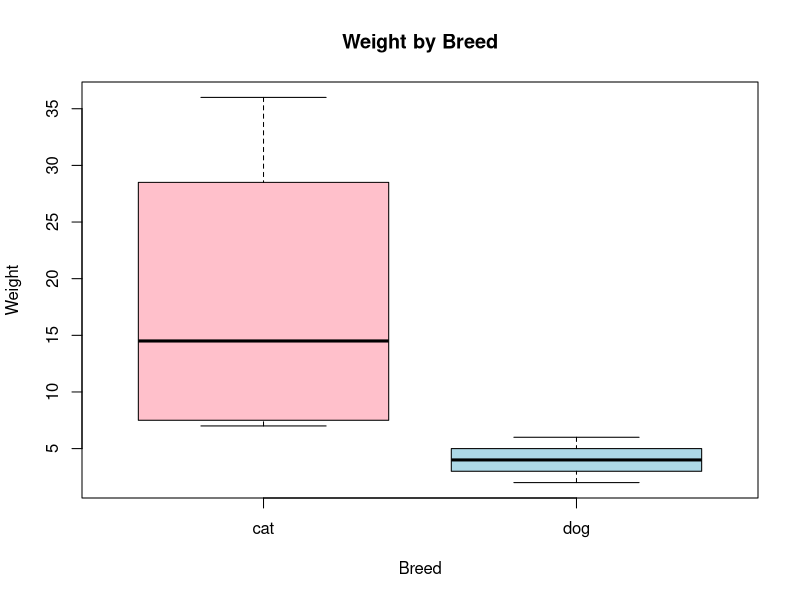

This chart was generated by the following R code: (Note: this script raises an error after producing the figure.)
# 8 #

pets <- data.frame(
  Name = c("Flipper", "Bromley", "Nox", "Orion", "Dagger", "Zizi", "Carrie"),
  Months_old = c(53, 19, 34, 41, 84, 140, 109),
  Size = c("medium", "small", "medium", "large", "small", "extra small", "large"),
  Weight = c(21, 8, 4, 6, 7, 2, 36),
  Breed = c("dog", "dog", "cat", "cat", "dog", "cat", "dog"),
  stringsAsFactors = FALSE
)
print(pets)


pets$Breed <- factor(pets$Breed, levels = c("dog", "cat"), labels = c("cat", "dog"))
print(pets)

print(pets$Breed)
print(pets[, 5])

pets$Age <- pets$Months_old / 12
print(pets$Age)

table(pets$Breed)

table(pets$Breed, pets$Size)

aggregate(Weight~Breed, data = pets, FUN = mean)

boxplot(Weight ~ Breed, data = pets,
        main = "Weight by Breed",
        col = c("pink", "lightblue"))

install.packages("ggplot2")
library(ggplot2)
ggplot(boxplot, aes(x=Breed, y=Weight), color="lightblue")
